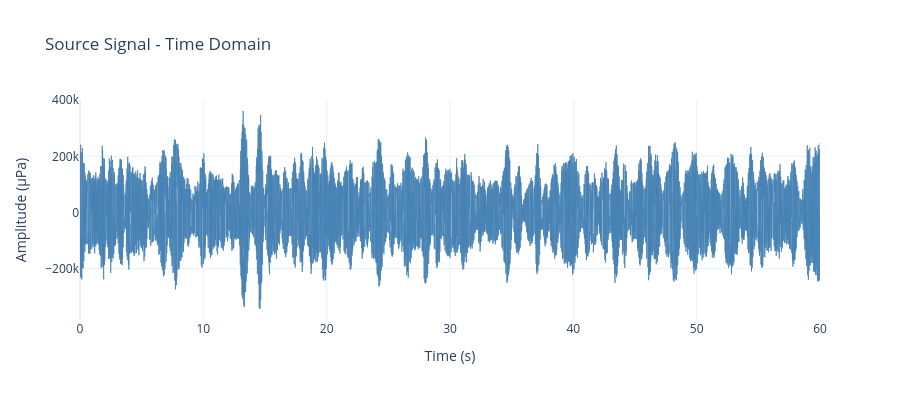
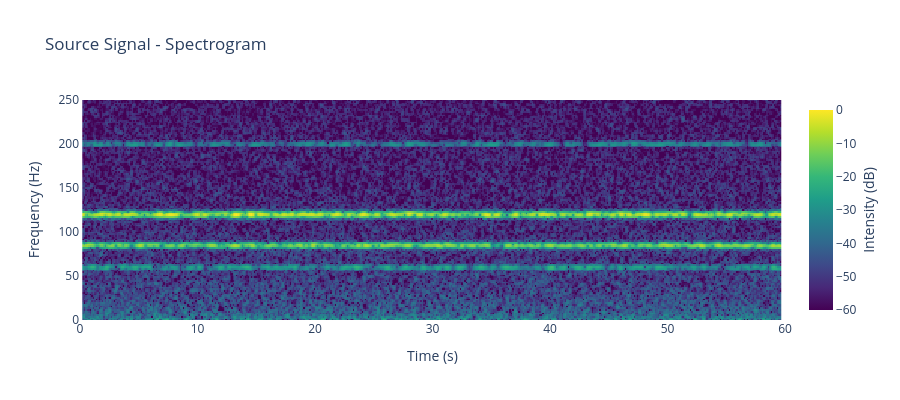

The cell these charts' notebook holds for them, in order:
### Markdown cell above
## 15. Analyse Source Signal

Examine the source signal before propagation:
- **Time domain**: Shows the temporal structure
- **Spectrogram**: Reveals frequency content evolution over time
- **Frequency spectrum**: Shows tonal peaks with proper amplitude scaling

**Critical FFT Scaling**: We multiply by `2.0/N` to convert FFT magnitude to single-sided amplitude spectrum in µPa.

### Code cell
source_time_axis = np.arange(len(source_signal)) / SIGNAL_PARAMS["sampling_rate_hz"]
source_real = np.real(source_signal)

# Top: Source time domain
fig_src_time = go.Figure()
fig_src_time.add_trace(
    go.Scatter(
        x=source_time_axis,
        y=source_real,
        mode="lines",
        line=dict(width=1, color="steelblue"),
        opacity=0.8,
    )
)
fig_src_time.update_layout(
    title="Source Signal - Time Domain",
    xaxis_title="Time (s)",
    yaxis_title="Amplitude (µPa)",
    template="plotly_white",
    height=400,
    width=900,
)
fig_src_time.show()

# Bottom: Source spectrogram
fig_src_spec = plot_spectrogram(
    source_real,
    int(SIGNAL_PARAMS["sampling_rate_hz"]),
    n_fft=256,
    hop_length=64,
    y_lim=(0, SIGNAL_PARAMS["sampling_rate_hz"] / 2),
    yaxis_format="hz",
    fig_size=(9, 4),
)
fig_src_spec.update_layout(title="Source Signal - Spectrogram")
fig_src_spec.show()

### Figure 1 — Plotly figure (JSON) as saved in the notebook; plotly's stock layout.template omitted (floating-point values rounded to 4 significant figures; data arrays with more than 128 entries replaced by an {"elided": "..."} marker saying what was removed)
{"data": [{"line": {"color": "steelblue", "width": 1}, "mode": "lines", "opacity": 0.8, "type": "scatter", "x": {"elided": "30000 float values"}, "y": {"elided": "30000 float values"}}], "layout": {"height": 400, "title": {"text": "Source Signal - Time Domain"}, "width": 900, "xaxis": {"title": {"text": "Time (s)"}}, "yaxis": {"title": {"text": "Amplitude (µPa)"}}}}

### Figure 2 — Plotly figure (JSON) as saved in the notebook; plotly's stock layout.template omitted (floating-point values rounded to 4 significant figures; data arrays with more than 128 entries replaced by an {"elided": "..."} marker saying what was removed)
{"data": [{"colorbar": {"len": 1, "thickness": 24, "title": {"side": "right", "text": "Intensity (dB)"}}, "colorscale": [[0, "#440154"], [0.1111, "#482878"], [0.2222, "#3e4989"], [0.3333, "#31688e"], [0.4444, "#26828e"], [0.5556, "#1f9e89"], [0.6667, "#35b779"], [0.7778, "#6ece58"], [0.8889, "#b5de2b"], [1, "#fde725"]], "type": "heatmap", "x": {"elided": "465 float values"}, "y": {"elided": "129 float values"}, "z": {"elided": "129x465 float values"}, "zmax": 0, "zmin": -60}], "layout": {"height": 400, "paper_bgcolor": "white", "plot_bgcolor": "white", "title": {"text": "Source Signal - Spectrogram"}, "width": 900, "xaxis": {"range": [0, 60], "showgrid": false, "title": {"text": "Time (s)"}}, "yaxis": {"range": [0, 250], "showgrid": false, "title": {"text": "Frequency (Hz)"}}}}
